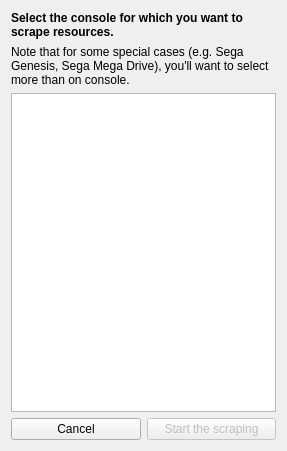
<?xml version="1.0" encoding="UTF-8"?>
<ui version="4.0">
 <class>Scraping</class>
 <widget class="QWidget" name="Scraping">
  <property name="geometry">
   <rect>
    <x>0</x>
    <y>0</y>
    <width>287</width>
    <height>451</height>
   </rect>
  </property>
  <property name="windowTitle">
   <string>Form</string>
  </property>
  <layout class="QGridLayout" name="gridLayout">
   <item row="0" column="0">
    <layout class="QVBoxLayout" name="verticalLayout">
     <item>
      <widget class="QLabel" name="label">
       <property name="text">
        <string>&lt;html&gt;&lt;head/&gt;&lt;body&gt;&lt;p&gt;&lt;span style=&quot; font-weight:600;&quot;&gt;Select the console for which you want to scrape resources.&lt;/span&gt;&lt;/p&gt;&lt;/body&gt;&lt;/html&gt;</string>
       </property>
       <property name="wordWrap">
        <bool>true</bool>
       </property>
      </widget>
     </item>
     <item>
      <widget class="QLabel" name="label_2">
       <property name="text">
        <string>Note that for some special cases (e.g. Sega Genesis, Sega Mega Drive), you'll want to select more than on console.</string>
       </property>
       <property name="wordWrap">
        <bool>true</bool>
       </property>
      </widget>
     </item>
     <item>
      <widget class="QListWidget" name="listWidget">
       <property name="frameShadow">
        <enum>QFrame::Sunken</enum>
       </property>
       <property name="autoScroll">
        <bool>false</bool>
       </property>
       <property name="editTriggers">
        <set>QAbstractItemView::CurrentChanged</set>
       </property>
       <property name="alternatingRowColors">
        <bool>true</bool>
       </property>
       <property name="selectionMode">
        <enum>QAbstractItemView::MultiSelection</enum>
       </property>
       <property name="selectionBehavior">
        <enum>QAbstractItemView::SelectRows</enum>
       </property>
      </widget>
     </item>
     <item>
      <layout class="QHBoxLayout" name="horizontalLayout">
       <item>
        <widget class="QPushButton" name="cancel">
         <property name="text">
          <string>Cancel</string>
         </property>
        </widget>
       </item>
       <item>
        <widget class="QPushButton" name="start">
         <property name="enabled">
          <bool>false</bool>
         </property>
         <property name="text">
          <string>Start the scraping</string>
         </property>
        </widget>
       </item>
      </layout>
     </item>
    </layout>
   </item>
  </layout>
 </widget>
 <resources/>
 <connections/>
</ui>
